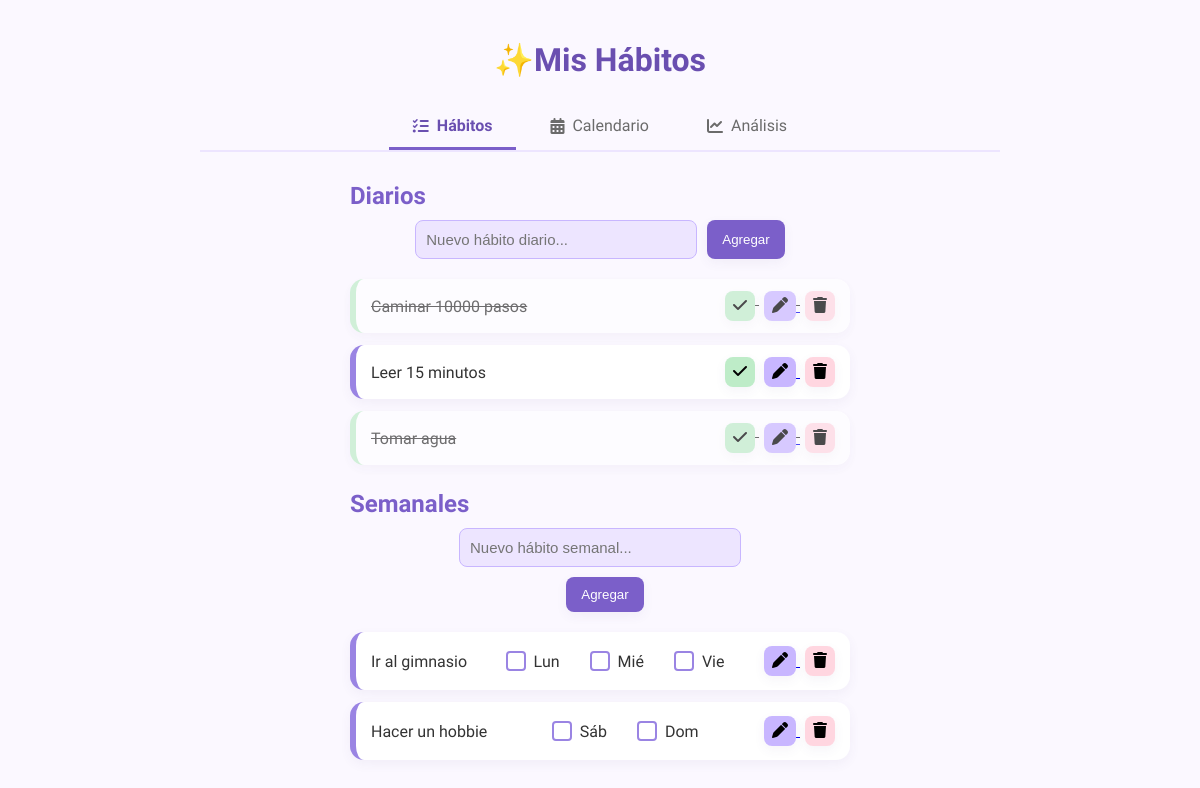
Before: / with the older database file.
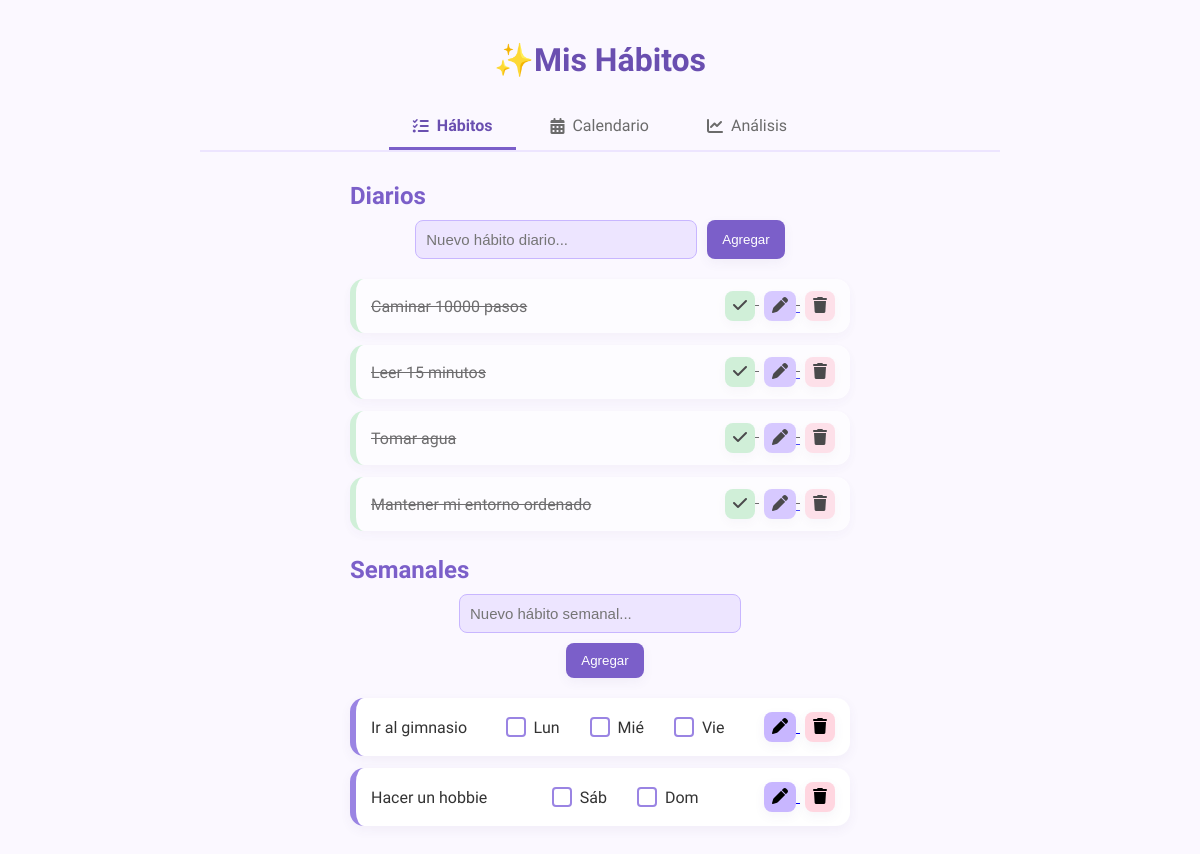
After: the same page with the newer database file.
### app/models.py (models this page shows)
class DailyHabit(db.Model):
    __tablename__ = "daily_habits"
    id = db.Column(db.Integer, primary_key=True)
    name = db.Column(db.String(100), nullable=False)
    completed = db.Column(db.Boolean, default=False)
    completed_at = db.Column(db.DateTime, nullable=True)

class WeeklyHabit(db.Model):
    __tablename__ = "weekly_habits"
    id = db.Column(db.Integer, primary_key=True)
    name = db.Column(db.String(100), nullable=False)
    completed = db.Column(db.Boolean, default=False)
    days = db.Column(db.String(50), nullable=False)

### app/routes/main.py (the view)
@main.route("/")
def index():
    daily = DailyHabit.query.all()
    weekly = WeeklyHabit.query.all()
    return render_template("index.html", daily=daily, weekly=weekly)

### app/templates/index.html (shortened to what this page needs)
<!DOCTYPE html>
<html lang="es">
<head>
    <link rel="stylesheet" href="https://cdnjs.cloudflare.com/ajax/libs/font-awesome/6.5.0/css/all.min.css">
    <link rel="stylesheet" href="{{ url_for('static', filename='styles.css') }}">
</head>
<body>
    <h1> ✨Mis Hábitos</h1>
    <div class="tabs">
        <a href="{{url_for('main.index')}}" class="tab active">
            <i class="fa-solid fa-list-check"></i> Hábitos
        </a>
        <a href="{{ url_for('main.calendar') }}" class="tab">
            <i class="fa-solid fa-calendar-days"></i> Calendario
        </a>
        <a href="{{url_for('main.analytics') }}" class="tab">
            <i class="fa-solid fa-chart-line"></i> Análisis
        </a>
    </div>
    <h2> Diarios</h2>
    <form class="add-form" action="{{ url_for('main.add_daily_habit') }}" method="POST">
        <input type="text" name="name" placeholder="Nuevo hábito diario..." required>
        <button type="submit">Agregar</button>
    </form>
    <div class="habit-list">
        {% for habit in daily %}
        <div class="habit-item {% if habit.completed %}completed{% endif %}">
            <span>{{ habit.name }}</span>
            <div class="buttons">
                <form action="{{ url_for('main.toggle_daily', habit_id=habit.id) }}" method="POST" class="tooltip">
                    <button class="btn btn-complete" type="submit">
                        <i class="fa-solid fa-check"></i>
                    </button>
                </form>
                <a href="{{ url_for('main.edit_daily', habit_id=habit.id) }}" class="tooltip">
                    <button class="btn btn-edit" type="button">
                        <i class="fa-solid fa-pen"></i>
                    </button>
                </a>
                <form action="{{ url_for('main.delete_daily', habit_id=habit.id) }}" method="POST" class="tooltip">
                    <button class="btn btn-delete" type="submit">
                        <i class="fa-solid fa-trash"></i>
                    </button>
                </form>
            </div>
        </div>
        {% endfor %}
    </div>
    <h2> Semanales</h2>
    <form class="add-form" action="{{ url_for('main.add_weekly_habit') }}" method="POST"
          style="flex-direction: column; align-items:center;">
        <input type="text" name="name" placeholder="Nuevo hábito semanal..." required>
        <button type="submit" style="margin-top:10px;">Agregar</button>
    </form>
    <div class="habit-list">
        {% for habit in weekly %}
        <div class="habit-item">
            <span>{{ habit.name }}</span>
<div class="days-box">
    {% set days_list = habit.days.split(',') if habit.days else [] %}
    {% for day in days_list %}
    <form action="{{ url_for('logs.log_weekly', habit_id=habit.id) }}"
          method="POST"
          style="display:inline;">
        <label>
            <input type="checkbox" onchange="this.form.submit()">
            {{ day[:3] }}
        </label>
    </form>
    {% endfor %}
</div>
            <div class="buttons">
                <a href="{{ url_for('main.edit_weekly', habit_id=habit.id) }}" class="tooltip">
                    <button class="btn btn-edit" type="button">
                        <i class="fa-solid fa-pen"></i>
                    </button>
                </a>
                <form action="{{ url_for('main.delete_weekly', habit_id=habit.id) }}"
                      method="POST" class="tooltip">
                    <button class="btn btn-delete" type="submit">
                        <i class="fa-solid fa-trash"></i>
                    </button>
                </form>
            </div>
        </div>
        {% endfor %}
    </div>
</body>
</html>

### app/static/styles.css (style rules this page uses)
:root { --lavanda-1: #EDE5FF; --lavanda-2: #C8B6FF; --lavanda-3: #9a84e3; --lavanda-4: #7b5fc9; --lavanda-5: #6a4fb0; --celeste-1: #d7f2ff; --verde-pastel: #beecc8; --rosa-pastel: #ffd6e0; --fondo: #FBF8FF; --card: #FFFFFF; --texto: #333333; --muted: #6b6b6b; --shadow-strong: 0 8px 24px rgba(90,70,140,0.08); --shadow-soft: 0 4px 12px rgba(90,70,140,0.06); --radius: 14px; --radius-sm: 8px; }
body { font-family: 'Sora', sans-serif; background: var(--fondo); margin: 0; padding: 20px; color: var(--texto); }
h1 { text-align:center ; color: var(--lavanda-5); margin-bottom: 25px; }
h2 { text-align: left; max-width: 500px; margin: 25px auto 10px; color: var(--lavanda-4); }
.add-form { display: flex; justify-content: center; margin-bottom: 20px; }
.add-form input { padding: 10px; width: 260px; border: 1px solid var(--lavanda-2); background: var(--lavanda-1); border-radius: var(--radius-sm); font-size: 15px; }
.add-form button { padding: 10px 15px; margin-left: 10px; background: var(--lavanda-4); color: white; border: none; border-radius: var(--radius-sm); cursor: pointer; box-shadow: var(--shadow-soft); }
.habit-list { max-width: 500px; margin: auto; }
.habit-item { background: var(--card); padding: 12px 15px; margin-bottom: 12px; border-radius: var(--radius); box-shadow: var(--shadow-soft); display: flex; justify-content: space-between; align-items: center; border-left: 6px solid var(--lavanda-3); }
.completed { border-left-color:var(--verde-pastel); opacity: 0.7; text-decoration: line-through; }
.buttons form { display: inline; }
.buttons a { display: inline; }
.btn { padding: 6px 8px; font-size: 16px; border: none; cursor: pointer; border-radius: var(--radius-sm); margin-left: 5px; box-shadow: var(--shadow-soft); }
.btn-complete { background:var(--verde-pastel); }
.btn-edit { background: var(--lavanda-2); }
.btn-delete { background: var(--rosa-pastel); }
.tooltip { position: relative; display: inline-block; }
.habit-item { transition: all 0.3s ease; }
.btn { transition: all 0.2s ease; }
.add-form button { transition: all 0.3s ease; }
.completed { animation: completeAnimation 0.5s ease; }
.tabs { max-width: 800px; margin: 0 auto 30px; display: flex; gap: 10px; border-bottom: 2px solid var(--lavanda-1); justify-content: center; }
.tab { padding: 12px 24px; background: transparent; border: none; cursor: pointer; color: var(--muted); font-size: 16px; border-bottom: 3px solid transparent; transition: all 0.3s ease; text-decoration: none; display: flex; align-items: center; gap: 8px; }
.tab.active { color: var(--lavanda-5); border-bottom-color: var(--lavanda-4); font-weight: 600; }
.days-box { display: flex; gap: 10px; align-items: center; flex-wrap: wrap; }
.days-box label { display: flex; align-items: center; gap: 5px; cursor: pointer; padding: 4px 8px; border-radius: var(--radius-sm); transition: all 0.2s ease; }
.days-box input[type="checkbox"] { appearance: none; width: 20px; height: 20px; border: 2px solid var(--lavanda-3); border-radius: 4px; cursor: pointer; position: relative; transition: all 0.2s ease; background: white; }

Changed rows visible on the page:
changed DailyHabit "Leer 15 minutos": completed False → True (drawn)
added DailyHabit: name "Mantener mi entorno ordenado"
